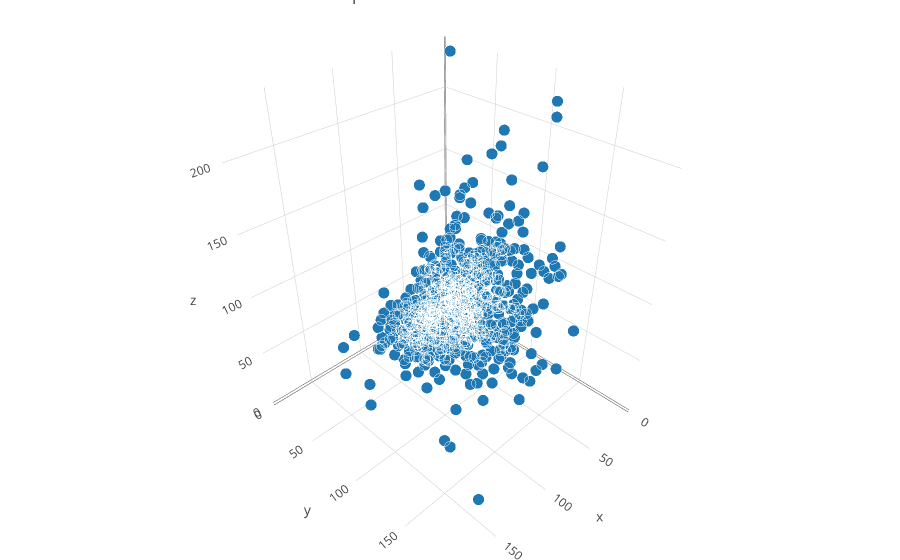

Here is the notebook cell this chart was saved with:
### Markdown cell above
**4.2 3D scatterplots**

### Code cell
t = go.Scatter3d(
    x=df["Speed"],
    y=df["Attack"],
    z=df["Defense"],
    mode='markers',
    marker=dict(
        size=4,
        line=dict(
            color='rgba(217, 217, 217, 0.14)',
            width=0.5
        ),
        opacity=1
    )
)
data = [t]
layout = go.Layout(
    margin=dict(
        l=0,
        r=0,
        b=0,
        t=0
    ),
    xaxis=dict(title="Speed"),
    yaxis=dict(title="Attack"),
    title = "Speed vs Attack vs Defense"
)
fig = go.Figure(data=data, layout=layout)
iplot(fig, filename='3d-scatter')

### Figure 1 — Plotly figure (JSON) as saved in the notebook; plotly's stock layout.template omitted (floating-point values rounded to 4 significant figures; data arrays with more than 128 entries replaced by an {"elided": "..."} marker saying what was removed)
{"data": [{"marker": {"line": {"color": "rgba(217, 217, 217, 0.14)", "width": 0.5}, "opacity": 1, "size": 4}, "mode": "markers", "type": "scatter3d", "x": {"elided": "800 int values"}, "y": {"elided": "800 int values"}, "z": {"elided": "800 int values"}}], "layout": {"margin": {"b": 0, "l": 0, "r": 0, "t": 0}, "title": "Speed vs Attack vs Defense", "xaxis": {"title": "Speed"}, "yaxis": {"title": "Attack"}}}
